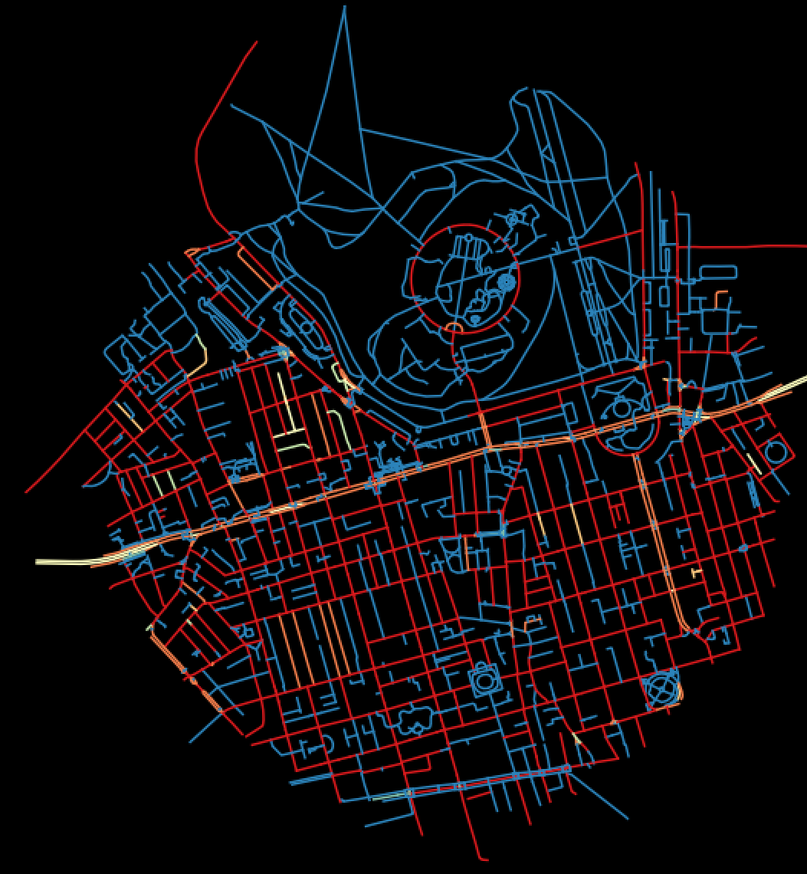
#> input picture data/map.png, 807 x 874 px, shrunk from 1053 x 1140 before the run, found by its file name
$ python intelligence.py
#> lines starting #> are read from the running program, lines starting #| are printed output that depends on the picture
# This is a template.
# You should modify the functions below to match
# the signatures determined by the project specification
import numpy as np
from skimage import io


def find_red_pixels(*args,**kwargs):
    """Function to find red pixels of the png image then turn the red pixels into white"""
    #reading the png image using skimage
    originalimage=io.imread('project\project\data\map.png')
#> originalimage is the input picture: shape (874, 807, 4); mean R, G, B, A 15.7, 11.7, 14.8, 255
    #copy the image as an backup
    copy_image=originalimage.copy()
    new_image=[]
    for r in copy_image:
        red=[]
        for pixel in r:
            if pixel[0]>=100 and pixel[1]<=45 and pixel[2]<=45:
                #scaning red pixels
                red.append([255,255,255])
                #turning red pixels into white pixels
            else:
                red.append([0,0,0])
                #turning red pixels into black pixels
        new_image.append(red)
#> after the loop, new_image = 874 items
    new_image=np.array(new_image)
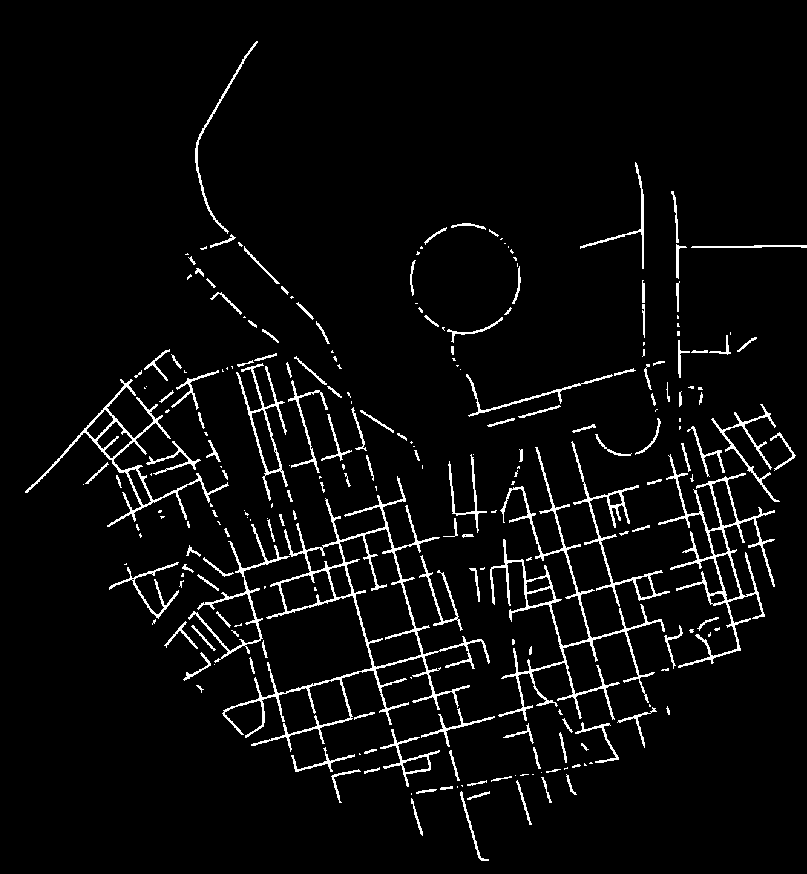
#> new_image: shape (874, 807, 3) int64; 4.4% white in thin lines or dots
#> (the run stopped early here; a loop or call above may not have finished)
